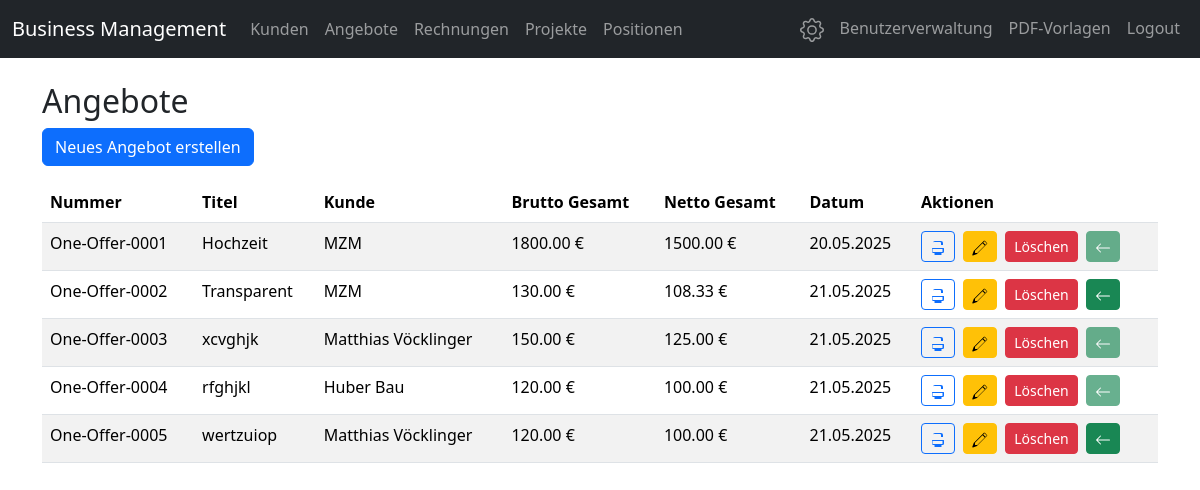
Screenshot of /offers (signed in) with the database file from the repository.
### app.py (models this page shows)
class Offer(db.Model):
    id = db.Column(db.Integer, primary_key=True)
    offer_number = db.Column(db.String(32), unique=True, nullable=False)
    title = db.Column(db.String(128), nullable=False)
    customer_id = db.Column(db.Integer, db.ForeignKey('customer.id'), nullable=False)
    total_gross = db.Column(db.Float, nullable=False)
    total_net = db.Column(db.Float, nullable=False)
    date = db.Column(db.Date, nullable=False)  # Angebotsdatum
    valid_until = db.Column(db.Date)  # Gültig bis
    status = db.Column(db.String(32), default='offen')  # Status: offen, angenommen, abgelehnt, abgelaufen
    notes = db.Column(db.Text)  # Interne Notizen
    positions = db.relationship('OfferPosition', backref='offer', lazy=True, cascade="all, delete-orphan")

class Customer(db.Model):
    id = db.Column(db.Integer, primary_key=True)
    customer_type = db.Column(db.String(16), nullable=False, default='firma')  # 'firma' oder 'privat'
    name = db.Column(db.String(128))  # Firmenname
    contact_person = db.Column(db.String(128))
    contact_phone = db.Column(db.String(32))
    contact_email = db.Column(db.String(128))
    first_name = db.Column(db.String(64))
    last_name = db.Column(db.String(64))
    email = db.Column(db.String(128))
    phone = db.Column(db.String(32))
    street = db.Column(db.String(128))
    house_number = db.Column(db.String(16))
    postal_code = db.Column(db.String(16))
    city = db.Column(db.String(64))
    country = db.Column(db.String(64))
    notes = db.Column(db.Text)
    offers = db.relationship('Offer', backref='customer', lazy=True)
    invoices = db.relationship('Invoice', backref='customer', lazy=True)

### app.py (the view)
@app.route('/offers')
def offers():
    all_offers = Offer.query.all()
    return render_template('offers.html', offers=all_offers)

### app.py (called while the page is built)
@app.before_request
def load_user():
    if request.endpoint and (request.endpoint == 'login' or request.endpoint.startswith('static')):
        return
    user_id = session.get('user_id')
    token_expiry = session.get('token_expiry')
    if user_id and token_expiry:
        try:
            if datetime.utcnow() <= datetime.fromisoformat(token_expiry):
                g.user = User.query.get(user_id)
                if g.user:
                    return  # User is authenticated, continue
            else:
                session.clear()
                flash('Session abgelaufen. Bitte erneut anmelden.', 'warning')
        except:
            session.clear()
    g.user = None
    return redirect(url_for('login'))

### templates/offers.html (shortened to what this page needs)
{% extends 'base.html' %}
{% block content %}
<h2>Angebote</h2>
<a href="/offers/new" class="btn btn-primary mb-3">Neues Angebot erstellen</a>
<table class="table table-striped">
    <thead>
        <tr>
            <th>Nummer</th>
            <th>Titel</th>
            <th>Kunde</th>
            <th>Brutto Gesamt</th>
            <th>Netto Gesamt</th>
            <th>Datum</th>
            <th>Aktionen</th>
        </tr>
    </thead>
    <tbody>
    {% for offer in offers %}
        <tr>
            <td>{{ offer.offer_number }}</td>
            <td>{{ offer.title }}</td>
            <td>{{ offer.customer.name if offer.customer and offer.customer.customer_type == 'firma' else offer.customer.first_name ~ ' ' ~ offer.customer.last_name }}</td>
            <td>{{ '%.2f'|format(offer.total_gross) }} €</td>
            <td>{{ '%.2f'|format(offer.total_net) }} €</td>
            <td>{{ offer.date.strftime('%d.%m.%Y') }}</td>
            <td>
                <a href="/offers/{{ offer.id }}/print" class="btn btn-sm btn-outline-primary" title="Drucken" target="_blank">
                </a>
                <a href="/offers/{{ offer.id }}/edit" class="btn btn-sm btn-warning ms-1" title="Bearbeiten">
                </a>
                <a href="/offers/{{ offer.id }}/delete" class="btn btn-sm btn-danger ms-1">Löschen</a>
                <form action="/offers/{{ offer.id }}/convert" method="post" style="display:inline;">
                  <button type="submit" class="btn btn-sm btn-success ms-1" title="In Rechnung umwandeln" {% if offer.status not in ['angenommen', 'abgelehnt', 'abgelaufen'] %}disabled{% endif %}>
                    <svg xmlns="http://www.w3.org/2000/svg" width="16" height="16" fill="currentColor" class="bi bi-arrow-left-right" viewBox="0 0 16 16">
                      <path fill-rule="evenodd" d="M15 8a.5.5 0 0 1-.5.5H2.707l3.147 3.146a.5.5 0 0 1-.708.708l-4-4a.5.5 0 0 1 0-.708l4-4a.5.5 0 1 1 .708.708L2.707 7.5H14.5A.5.5 0 0 1 15 8z"/>
                    </svg>
                  </button>
                </form>
            </td>
        </tr>
    {% endfor %}
    </tbody>
</table>
{% endblock %}

### templates/base.html (shortened to what this page needs)
<!DOCTYPE html>
<html lang="de">
<head>
    <link href="https://cdn.jsdelivr.net/npm/bootstrap@5.3.2/dist/css/bootstrap.min.css" rel="stylesheet">
</head>
<body>
<nav class="navbar navbar-expand-lg navbar-dark bg-dark mb-4">
  <div class="container-fluid">
    <a class="navbar-brand" href="/">Business Management</a>
    <div class="collapse navbar-collapse" id="navbarNav">
      <ul class="navbar-nav me-auto">
        <li class="nav-item"><a class="nav-link" href="/customers">Kunden</a></li>
        <li class="nav-item"><a class="nav-link" href="/offers">Angebote</a></li>
        <li class="nav-item"><a class="nav-link" href="/invoices">Rechnungen</a></li>
        <li class="nav-item"><a class="nav-link" href="/projects">Projekte</a></li>
        <li class="nav-item"><a class="nav-link" href="/positions">Positionen</a></li>
      </ul>
      <ul class="navbar-nav ms-auto">
        <li class="nav-item">
          <a class="nav-link" href="/company-settings" title="Firmendaten bearbeiten">
          </a>
        </li>
        {% if g.user and g.user.role == 'admin' %}
        <li class="nav-item">
          <a class="nav-link" href="/users">Benutzerverwaltung</a>
        </li>
        <li class="nav-item">
          <a class="nav-link" href="/templates">PDF-Vorlagen</a>
        </li>
        {% endif %}
        {% if g.user %}
        <li class="nav-item">
          <a class="nav-link" href="/logout">Logout</a>
        </li>
        {% endif %}
      </ul>
    </div>
  </div>
</nav>
<div class="container">
    {% block content %}{% endblock %}
</div>
</body>
</html>

### rows the page displays
Offer: offer_number "One-Offer-0001", title "Hochzeit", customer "MZM", total_gross "1800.00", total_net "1500.00", date "20.05.2025"
Offer: offer_number "One-Offer-0002", title "Transparent", customer "MZM", total_gross "130.00", total_net "108.33", date "21.05.2025"
Offer: offer_number "One-Offer-0003", title "xcvghjk", customer "Matthias Vöcklinger", total_gross "150.00", total_net "125.00", date "21.05.2025"
Offer: offer_number "One-Offer-0004", title "rfghjkl", customer "Huber Bau", total_gross "120.00", total_net "100.00", date "21.05.2025"
Offer: offer_number "One-Offer-0005", title "wertzuiop", customer "Matthias Vöcklinger", total_gross "120.00", total_net "100.00", date "21.05.2025"
